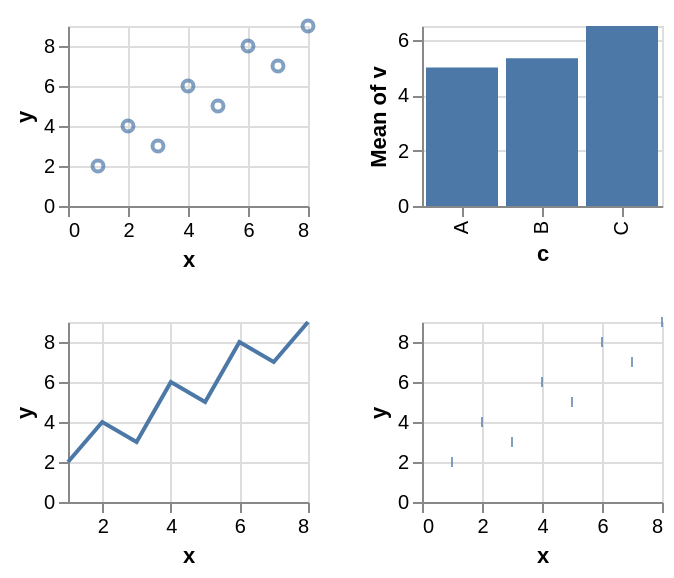

Specify this chart in Vega-Lite:
### Vega-Lite specification from a JSON file in a GitHub repository (floating-point values rounded to 4 significant figures)
{"$schema": "https://vega.github.io/schema/vega-lite/v6.json", "padding": 5, "autosize": "pad", "data": {"name": "table", "values": [{"c": "A", "g": "p", "x": 1, "y": 2, "v": 5, "t": "2024-01-15", "o": {"v": 3}, "IMDB Rating": 6.1, "d": "x1"}, {"c": "B", "g": "q", "x": 2, "y": 4, "v": 9, "t": "2024-02-20", "o": {"v": 7}, "IMDB Rating": 7.4, "d": "x2"}, {"c": "A", "g": "q", "x": 3, "y": 3, "v": 2, "t": "2024-03-05", "o": {"v": 1}, "IMDB Rating": 5.2, "d": "x1"}, {"c": "C", "g": "p", "x": 4, "y": 6, "v": 7, "t": "2024-05-30", "o": {"v": 4}, "IMDB Rating": 8.8, "d": "x3"}, {"c": "B", "g": "p", "x": 5, "y": 5, "v": 4, "t": "2024-07-11", "o": {"v": 9}, "IMDB Rating": 6.9, "d": "x2"}, {"c": "C", "g": "q", "x": 6, "y": 8, "v": 6, "t": "2024-09-02", "o": {"v": 2}, "IMDB Rating": 7.7, "d": "x3"}, {"c": "A", "g": "p", "x": 7, "y": 7, "v": 8, "t": "2024-11-25", "o": {"v": 5}, "IMDB Rating": 4.4, "d": "x1"}, {"c": "B", "g": "q", "x": 8, "y": 9, "v": 3, "t": "2024-12-31", "o": {"v": 8}, "IMDB Rating": 9.1, "d": "x2"}]}, "columns": 2, "concat": [{"mark": "point", "width": 120, "height": 90, "encoding": {"x": {"field": "x", "type": "quantitative"}, "y": {"field": "y", "type": "quantitative"}}}, {"mark": "bar", "width": 120, "height": 90, "encoding": {"x": {"field": "c", "type": "nominal"}, "y": {"field": "v", "type": "quantitative", "aggregate": "mean"}}}, {"mark": "line", "width": 120, "height": 90, "encoding": {"x": {"field": "x", "type": "quantitative"}, "y": {"field": "y", "type": "quantitative"}}}, {"mark": "tick", "width": 120, "height": 90, "encoding": {"x": {"field": "x", "type": "quantitative"}, "y": {"field": "y", "type": "quantitative"}}}]}
